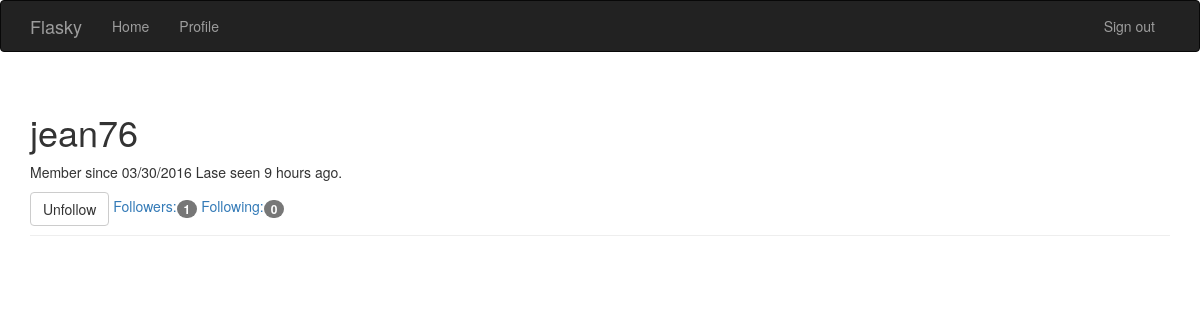
The app's page /user/jean76 (signed in) with its own data.
### app/models.py (models this page shows, shortened)
class User(UserMixin, db.Model):
    __tablename__ = 'users'
    id = db.Column(db.Integer, primary_key=True)
    username = db.Column(db.String(64), unique=True, index=True)
    email = db.Column(db.String(64), unique=True, index=True)
    role_id = db.Column(db.Integer, db.ForeignKey('roles.id'))
    password_hash = db.Column(db.String(128))
    posts = db.relationship('Post', backref='author', lazy='dynamic')
    comments = db.relationship('Comment', backref='author', lazy='dynamic')
    location = db.Column(db.String(64))
    about_me = db.Column(db.Text())
    member_since = db.Column(db.DateTime(), default=datetime.utcnow)
    last_seen = db.Column(db.DateTime(), default=datetime.utcnow)
    followed = db.relationship('Follow',                   #当前用户关注的人
                               foreign_keys=[Follow.follower_id],
                               backref=db.backref('follower', lazy='joined'),
                               lazy='dynamic',
                               cascade='all, delete-orphan')
    followers=db.relationship('Follow',                   #关注当前用户的人
                              foreign_keys=[Follow.followed_id],
                              backref=db.backref('followed', lazy='joined'),
                              lazy='dynamic',
                              cascade='all, delete-orphan')
    @property
    def password(self):
        raise AttributeError('password is not a readable attribute')
    def ping(self):
        self.last_seen = datetime.utcnow()
        db.session.add(self)
    def can(self, permissions):
        return self.role is not None and \
               (self.role.permissions & permissions) == permissions
    def is_administrator(self):
        return self.can(Permission.ADMINISTER)
    def is_following(self, user):
        return self.followed.filter_by(
            followed_id=user.id).first() is not None

### app/main/views.py (the view)
@main.route('/user/<username>')
def user(username):
    user = User.query.filter_by(username=username).first()
    if user is None:
        abort(404)
    return render_template('user.html', user=user)

### app/auth/views.py (called while the page is built)
@auth.before_app_request
def before_request():
    if current_user.is_authenticated:
        current_user.ping()

### app/main/__init__.py (called while the page is built)
@main.app_context_processor
def inject_permissions():
    return dict(Permission=Permission)

### app/models.py (called while the page is built)
@login_manager.user_loader
def load_user(user_id):
    return User.query.get(int(user_id))

### app/templates/user.html (shortened to what this page needs)
{% extends "base.html" %}
{% import "_macros.html" as macros %}
{% block page_content %}
<div class="page-header">
    <h1>{{ user.username }}</h1>
    <p>
        Member since {{ moment(user.member_since).format('L') }}
        Lase seen {{ moment(user.last_seen).fromNow() }}.
    </p>
    {% if current_user.can(Permission.FOLLOW) and user != current_user %}
        {% if not current_user.is_following(user) %}
        <a href="{{ url_for('.follow', username=user.username) }}"
            class="btn btn-primary">Follow</a>
        {% else %}
        <a href="{{ url_for('.unfollow', username=user.username) }}"
           class="btn btn-default">Unfollow</a>
        {% endif %}
    {% endif %}
    <a href="{{ url_for('.followers',username=user.username) }}">
        Followers:<span class="badge">{{ user.followers.count() }}</span>
    </a>
    <a>
        Following:<span class="badge">{{ user.followed.count() }}</span>
    </a>
</div>
{% endblock %}

### records on screen
User: username "jean76", member_since "03/30/2016", last_seen "9 hours ago"

### other values on screen
{{ user.followers.count() }} "1"
{{ user.followed.count() }} "0"
